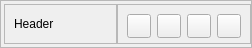
                       <widget class="QFrame" name="frame_24">
                        <property name="geometry">
                         <rect>
                          <x>-10</x>
                          <y>160</y>
                          <width>252</width>
                          <height>48</height>
                         </rect>
                        </property>
                        <property name="maximumSize">
                         <size>
                          <width>16777213</width>
                          <height>48</height>
                         </size>
                        </property>
                        <property name="frameShape">
                         <enum>QFrame::StyledPanel</enum>
                        </property>
                        <property name="frameShadow">
                         <enum>QFrame::Raised</enum>
                        </property>
                        <layout class="QHBoxLayout" name="horizontalLayout_55">
                         <property name="spacing">
                          <number>0</number>
                         </property>
                         <property name="leftMargin">
                          <number>3</number>
                         </property>
                         <property name="topMargin">
                          <number>0</number>
                         </property>
                         <property name="rightMargin">
                          <number>0</number>
                         </property>
                         <property name="bottomMargin">
                          <number>0</number>
                         </property>
                         <item>
                          <widget class="QFrame" name="panelsBackground_35">
                           <property name="maximumSize">
                            <size>
                             <width>16777215</width>
                             <height>40</height>
                            </size>
                           </property>
                           <property name="styleSheet">
                            <string notr="true"/>
                           </property>
                           <property name="frameShape">
                            <enum>QFrame::StyledPanel</enum>
                           </property>
                           <property name="frameShadow">
                            <enum>QFrame::Raised</enum>
                           </property>
                           <layout class="QHBoxLayout" name="horizontalLayout_56">
                            <item>
                             <widget class="QLabel" name="label_40">
                              <property name="maximumSize">
                               <size>
                                <width>16777215</width>
                                <height>40</height>
                               </size>
                              </property>
                              <property name="text">
                               <string>Header</string>
                              </property>
                             </widget>
                            </item>
                           </layout>
                          </widget>
                         </item>
                         <item>
                          <widget class="QFrame" name="frame_9">
                           <property name="maximumSize">
                            <size>
                             <width>16777215</width>
                             <height>40</height>
                            </size>
                           </property>
                           <property name="styleSheet">
                            <string notr="true"/>
                           </property>
                           <property name="frameShape">
                            <enum>QFrame::StyledPanel</enum>
                           </property>
                           <property name="frameShadow">
                            <enum>QFrame::Raised</enum>
                           </property>
                           <layout class="QHBoxLayout" name="horizontalLayout_57">
                            <item>
                             <widget class="QPushButton" name="contentHeaderColor1">
                              <property name="minimumSize">
                               <size>
                                <width>24</width>
                                <height>24</height>
                               </size>
                              </property>
                              <property name="maximumSize">
                               <size>
                                <width>24</width>
                                <height>24</height>
                               </size>
                              </property>
                              <property name="text">
                               <string/>
                              </property>
                             </widget>
                            </item>
                            <item>
                             <widget class="QPushButton" name="contentHeaderColor2">
                              <property name="minimumSize">
                               <size>
                                <width>24</width>
                                <height>24</height>
                               </size>
                              </property>
                              <property name="maximumSize">
                               <size>
                                <width>24</width>
                                <height>24</height>
                               </size>
                              </property>
                              <property name="text">
                               <string/>
                              </property>
                             </widget>
                            </item>
                            <item>
                             <widget class="QPushButton" name="contentHeaderColor3">
                              <property name="minimumSize">
                               <size>
                                <width>24</width>
                                <height>24</height>
                               </size>
                              </property>
                              <property name="maximumSize">
                               <size>
                                <width>24</width>
                                <height>24</height>
                               </size>
                              </property>
                              <property name="text">
                               <string/>
                              </property>
                             </widget>
                            </item>
                            <item>
                             <widget class="QPushButton" name="contentHeaderColor4">
                              <property name="minimumSize">
                               <size>
                                <width>24</width>
                                <height>24</height>
                               </size>
                              </property>
                              <property name="maximumSize">
                               <size>
                                <width>24</width>
                                <height>24</height>
                               </size>
                              </property>
                              <property name="text">
                               <string/>
                              </property>
                             </widget>
                            </item>
                           </layout>
                          </widget>
                         </item>
                        </layout>
                       </widget>
